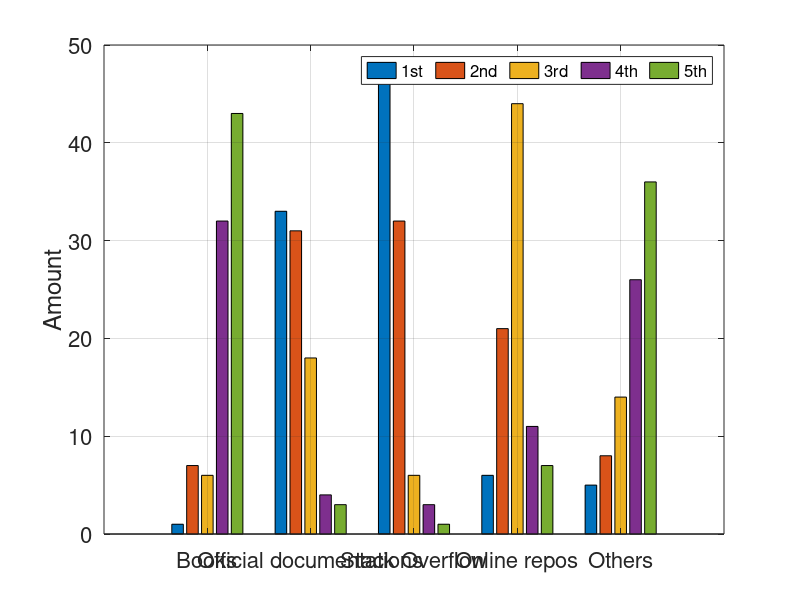

Here is the MATLAB script that generated this plot:
rankings = [1 7 6 32 43; 
    33 31 18 4 3; 
    47 32 6 3 1; 
    6 21 44 11 7; 
    5 8 14 26 36];

bar_handle = bar(rankings,'grouped');
% ylim([0 120])
ylabel('Amount','FontSize',16);
xticklabels({'Books', 'Official documentations', 'Stack Overflow', 'Online repos', 'Others'});
xtickangle(30);
set(gca,'fontsize',16);
grid on

l = cell(1,5);
l{1}='1st'; l{2}='2nd'; l{3}='3rd'; l{4}='4th'; l{5}='5th';
legend(bar_handle,l,'Location','Northeast','fontsize',12,'Orientation','horizontal');

% print('survey_snippet_source', '-bestfit', '-dpdf')